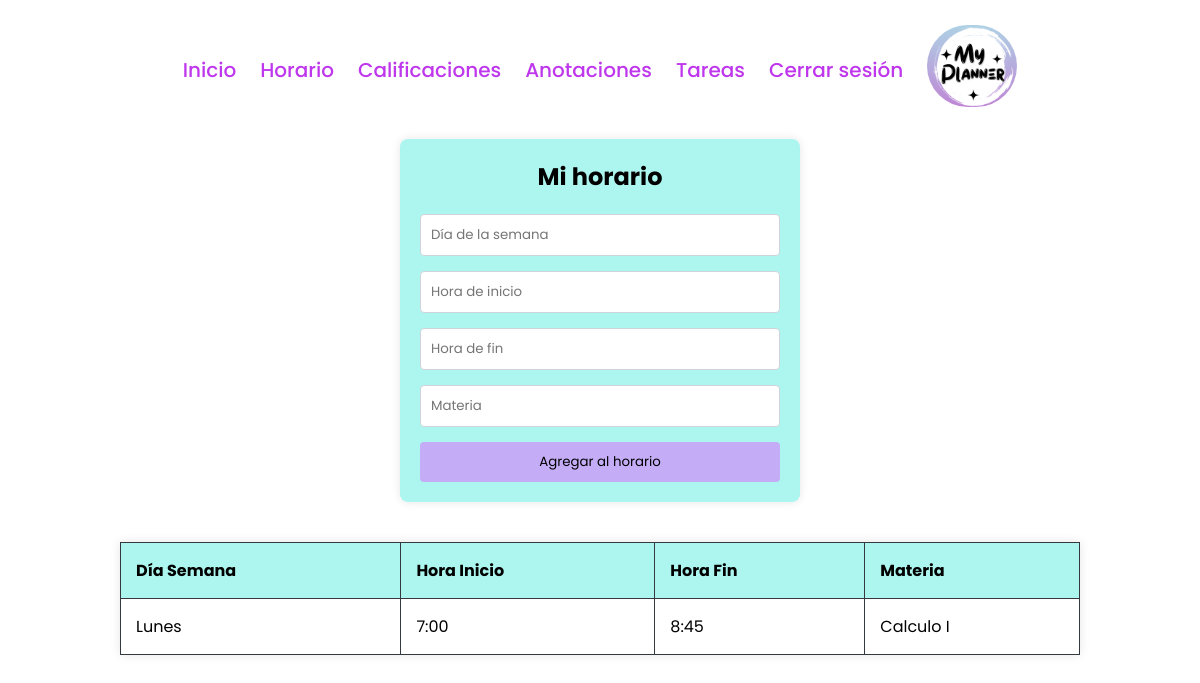
/horario (signed in), run on an earlier commit of the app's database.
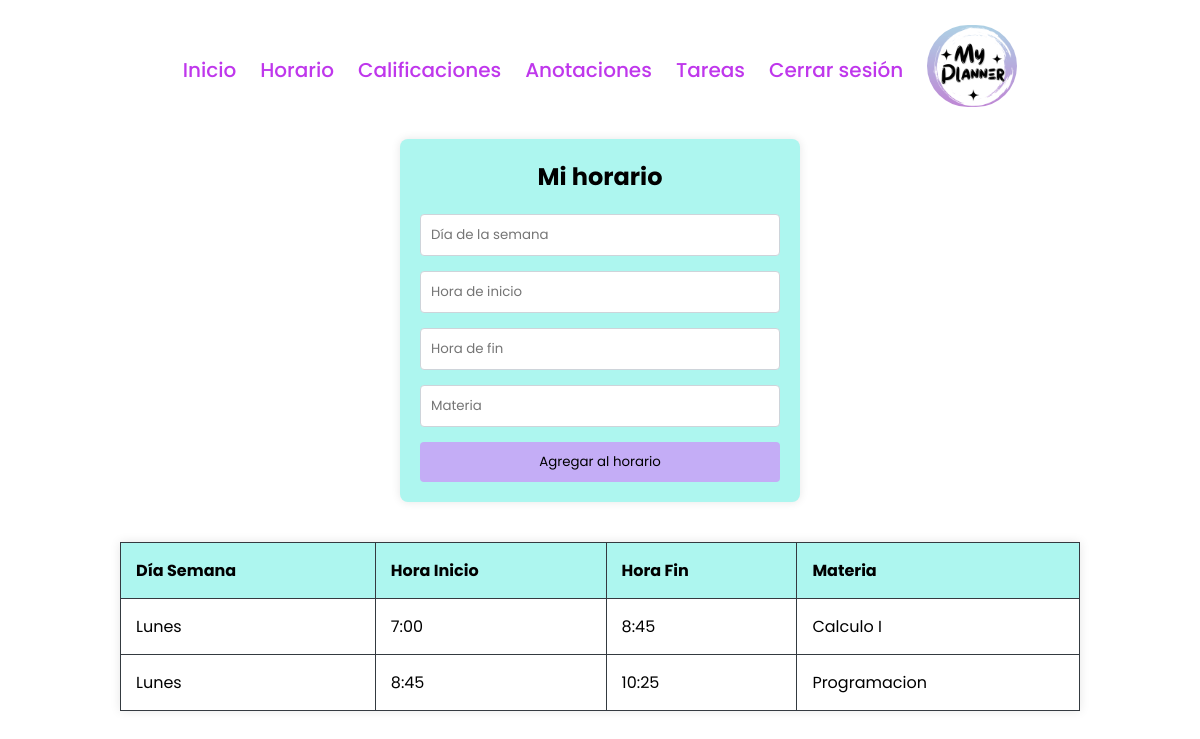
And on a later commit of the database.
### tables this page shows
CREATE TABLE horario (
    id integer PRIMARY KEY,
    dia_semana VARCHAR(15) NOT NULL,
    hora_inicio TIME NOT NULL,
    hora_fin TIME NOT NULL,
    materia VARCHAR(50) NOT NULL,
    user_id integer NOT NULL
);

### app.py (the view, shortened to what this page needs)
@app.route("/horario", methods=["GET", "POST"])
@login_required
def horario():
    user_schedules = db.execute("SELECT * FROM Horario WHERE user_id = :user_id", user_id=session["user_id"])
    return render_template("horario.html", schedules=user_schedules)

### helpers.py (called while the page is built)
def login_required(f):
    @wraps(f)
    def decorated_function(*args, **kwargs):
        if session.get("user_id") is None:
            return redirect("/login")
        return f(*args, **kwargs)
    return decorated_function

### templates/horario.html (shortened to what this page needs)
<!DOCTYPE html>
<html lang="en">
<head>
    <link rel="stylesheet" href="/static/style_navbar.css">
    <link rel="stylesheet" href="/static/style_horario.css">
</head>
<body>
    <ul class="nav-links">
        <li><a href="/">Inicio</a></li>
        <li class="center"><a href="/horario">Horario</a></li>
        <li class="upward"><a href="/calificaciones">Calificaciones</a></li>
        <li class="forward"><a href="/anotaciones">Anotaciones</a></li>
        <li class="forward"><a href="/tareas">Tareas</a></li>
        <li class="forward"><a href="/logout">Cerrar sesión</a></li>
        <li><img class="logo" src="/static/alely1.png" alt="hola" width="90px" height="auto"></li>
    </ul>
    <form action="/horario" method="post">
        <h2>Mi horario</h2>
        <input type="text" name="dia_semana" placeholder="Día de la semana">
        <input type="text" name="hora_inicio" placeholder="Hora de inicio">
        <input type="text" name="hora_fin" placeholder="Hora de fin">
        <input type="text" name="materia" placeholder="Materia">
        <button type="submit">Agregar al horario</button>
    </form>
    <table>
        <tr>
            <th>Día Semana</th>
            <th>Hora Inicio</th>
            <th>Hora Fin</th>
            <th>Materia</th>
        </tr>
        {% for schedule in schedules %}
        <tr>
            <td>{{ schedule.dia_semana }}</td>
            <td>{{ schedule.hora_inicio }}</td>
            <td>{{ schedule.hora_fin }}</td>
            <td>{{ schedule.materia }}</td>
        </tr>
        {% endfor %}
    </table>
</body>
</html>

### static/style_navbar.css (style rules this page uses)
* { margin: 0; padding: 0; box-sizing: border-box; font-family: 'Poppins', sans-serif; }
body { height: 100vh; display: flex; flex-direction: column; align-items: center; justify-content: flex-start; background: #ffffff; margin: 0; }
.nav-links { display: flex; flex-wrap: wrap; align-items: center; background: transparent; padding: 5px 10px; border-radius: 12px; position: sticky; top: 0; z-index: 100; margin-top: 20px; }
.nav-links li { list-style: none; margin: 0 12px; }
.nav-links li a { position: relative; color: #bf37ec; font-size: 20px; font-weight: 500; padding: 6px 0; text-decoration: none; }
.nav-links li a:before { content: ''; position: absolute; bottom: 0; left: 0; height: 3px; width: 0%; background: #34efdf; border-radius: 12px; transition: all 0.4s ease; }
.nav-links li.center a:before { left: 50%; transform: translateX(-50%); }
.nav-links li.upward a:before { width: 100%; bottom: -5px; opacity: 0; }
.nav-links li.forward a:before { width: 100%; transform: scaleX(0); transform-origin: right; transition: transform 0.4s ease; }
.logo { border-radius: 80px; }

### static/style_horario.css (style rules this page uses)
form { max-width: 400px; margin: 20px auto; padding: 20px; background-color: #ADF6EF; border-radius: 8px; box-shadow: 0 0 10px rgba(0, 0, 0, 0.1); text-align: center; }
form h2 { margin-bottom: 20px; }
form input { width: 100%; padding: 10px; margin-bottom: 15px; border: 1px solid #ced4da; border-radius: 4px; box-sizing: border-box; }
form button { width: 100%; padding: 10px; background-color: #C4ADF6; color: #000000; border: none; border-radius: 4px; cursor: pointer; }
table { width: 80%; margin: 20px auto; border-collapse: collapse; box-shadow: 0 0 10px rgba(0, 0, 0, 0.1); }
table, th, td { border: 1px solid #343a40; }
th, td { padding: 15px; text-align: left; }
th { background-color: #ADF6EF; color: #000000; }

What changed in the data, as far as the page shows it:
added horario: dia_semana "Lunes", hora_inicio "8:45", hora_fin "10:25", materia "Programacion"
